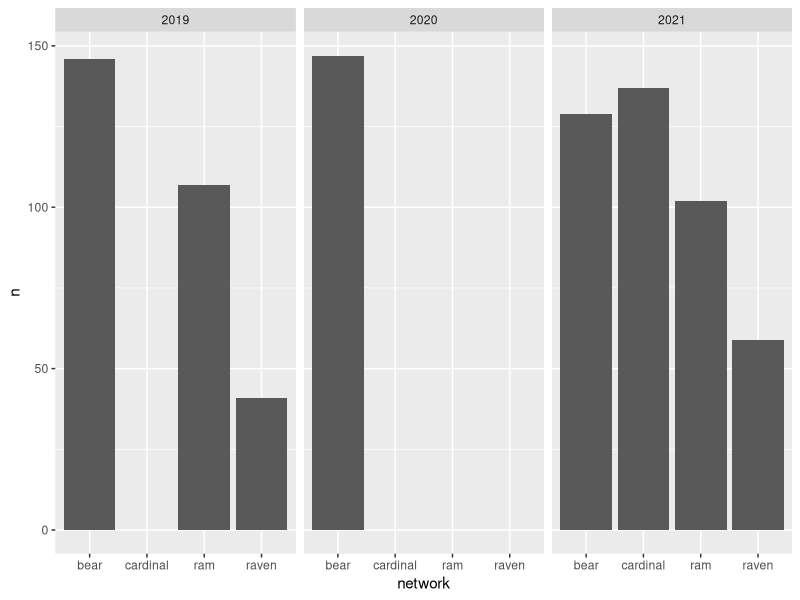
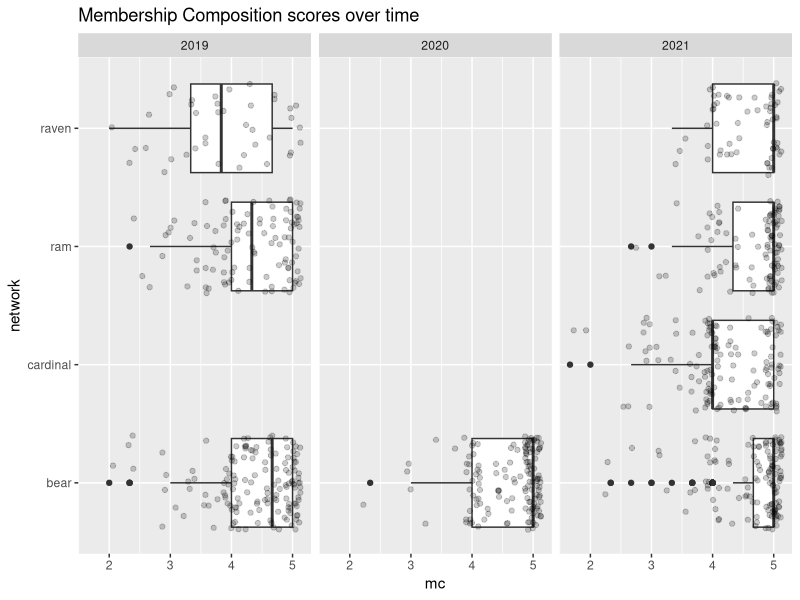

These figures' R source, in order:
## ---- chunk 1
knitr::opts_chunk$set(echo = FALSE, warning=FALSE, message = FALSE)
## ---- chunk 2
# Load Libraries
library(readr)
library(tidyverse)
## ---- chunk 3
# Load Data
class_dataset <- read_csv("class_dataset.csv")
View(class_dataset)
## ---- chunk 4
# Make a visual to show number in each network over years
class_dataset %>%
  count(network, year) %>%
  ggplot(aes(x=network, y =n)) +
  geom_col() +
  facet_grid(~year)
## ---- chunk 5
# Make a visual to show composite score of so_part_mc_5, so_part_mc_6, so_part_mc_7. 
mc_composite <- class_dataset %>% rowwise()%>%mutate(mc=mean(c(so_part_mc_5, so_part_mc_6, so_part_mc_7)))


ggplot(data=mc_composite, aes(x=network, y=mc))+
  geom_boxplot()+
  coord_flip()+
  geom_jitter(alpha=.2)+
  facet_grid(~year)+
  ggtitle("Membership Composition scores over time")
